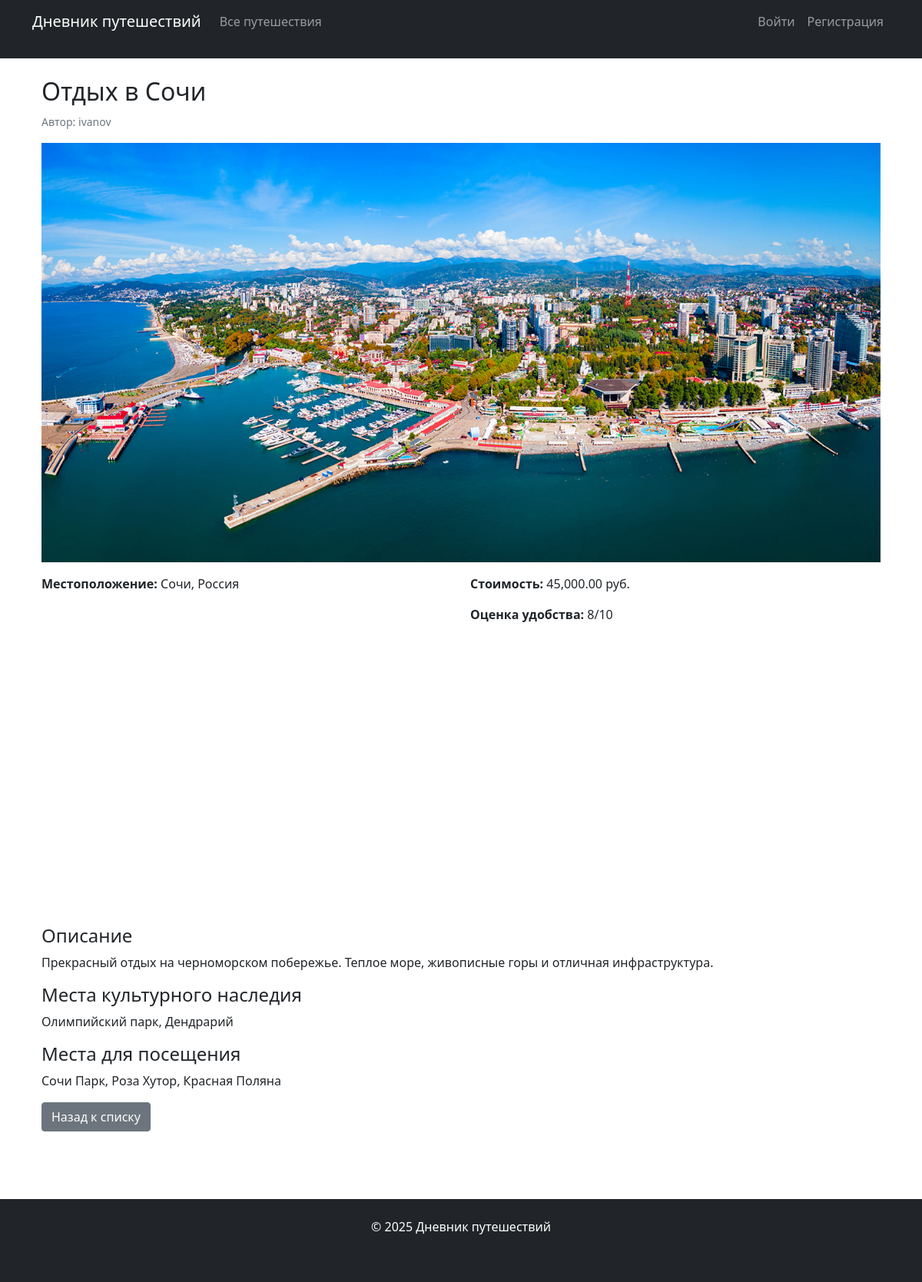
The page /trip_detail.php?id=1 on the database its author committed.
### tables this page shows
CREATE TABLE `trips` (
  `id` int(11) NOT NULL,
  `user_id` int(11) NOT NULL,
  `title` varchar(100) NOT NULL,
  `location` varchar(100) NOT NULL,
  `latitude` decimal(10,8) DEFAULT NULL,
  `longitude` decimal(11,8) DEFAULT NULL,
  `description` text NOT NULL,
  `cost` decimal(10,2) DEFAULT NULL,
  `heritage_sites` text DEFAULT NULL,
  `visit_places` text DEFAULT NULL,
  `comfort_rating` int(11) DEFAULT NULL,
  `image_path` varchar(255) DEFAULT NULL,
  `created_at` datetime DEFAULT current_timestamp()
);

CREATE TABLE `users` (
  `id` int(11) NOT NULL,
  `username` varchar(50) NOT NULL,
  `email` varchar(100) NOT NULL,
  `password` varchar(255) NOT NULL,
  `created_at` datetime DEFAULT current_timestamp()
);

### trip_detail.php (the view, shortened to what this page needs)
<?php
require_once 'config/database.php';
$trip_id = intval($_GET['id']);
try {
    $stmt = $pdo->prepare("SELECT t.*, u.username FROM trips t JOIN users u ON t.user_id = u.id WHERE t.id = ?");
    $stmt->execute([$trip_id]);
    $trip = $stmt->fetch();
} catch (PDOException $e) {
    die("Ошибка при получении путешествия: " . $e->getMessage());
}
require_once 'includes/header.php';
?>
<div class="container">
    <h2><?php echo htmlspecialchars($trip['title']); ?></h2>
    <p><small class="text-muted">Автор: <?php echo htmlspecialchars($trip['username']); ?></small></p>
    <?php if ($trip['image_path']): ?>
        <img src="<?php echo htmlspecialchars($trip['image_path']); ?>" class="img-fluid mb-3" alt="<?php echo htmlspecialchars($trip['title']); ?>">
    <?php endif; ?>
    <div class="row mb-3">
        <div class="col-md-6">
            <p><strong>Местоположение:</strong> <?php echo htmlspecialchars($trip['location']); ?></p>
            <?php if ($trip['latitude'] && $trip['longitude']): ?>
                <div id="map" style="height: 400px; width: 100%;"></div>
            <?php endif; ?>
        </div>
        <div class="col-md-6">
            <?php if ($trip['cost']): ?>
                <p><strong>Стоимость:</strong> <?php echo number_format($trip['cost'], 2); ?> руб.</p>
            <?php endif; ?>
            <?php if ($trip['comfort_rating']): ?>
                <p><strong>Оценка удобства:</strong> <?php echo $trip['comfort_rating']; ?>/10</p>
            <?php endif; ?>
        </div>
    </div>
    <div class="mb-3">
        <h4>Описание</h4>
        <p><?php echo nl2br(htmlspecialchars($trip['description'])); ?></p>
    </div>
    <?php if ($trip['heritage_sites']): ?>
        <div class="mb-3">
            <h4>Места культурного наследия</h4>
            <p><?php echo nl2br(htmlspecialchars($trip['heritage_sites'])); ?></p>
        </div>
    <?php endif; ?>
    <?php if ($trip['visit_places']): ?>
        <div class="mb-3">
            <h4>Места для посещения</h4>
            <p><?php echo nl2br(htmlspecialchars($trip['visit_places'])); ?></p>
        </div>
    <?php endif; ?>
    <a href="view_trips.php" class="btn btn-secondary">Назад к списку</a>
</div>
<?php require_once 'includes/footer.php'; ?>

### css/style.css (style rules this page uses)
html, body { height: 100%; margin: 0; }
body { display: flex; flex-direction: column; min-height: 100vh; }
.container { flex: 1 0 auto; padding-bottom: 20px; }

### rows shown on the page
trips: title "Отдых в Сочи", user.username "ivanov", image_path (picture), location "Сочи, Россия", cost "45,000.00", comfort_rating "8", description "Прекрасный отдых на черноморском побережье. Теплое море, живописные горы и отличная инфраструктура.", heritage_sites "Олимпийский парк, Дендрарий", visit_places "Сочи Парк, Роза Хутор, Красная Поляна"
